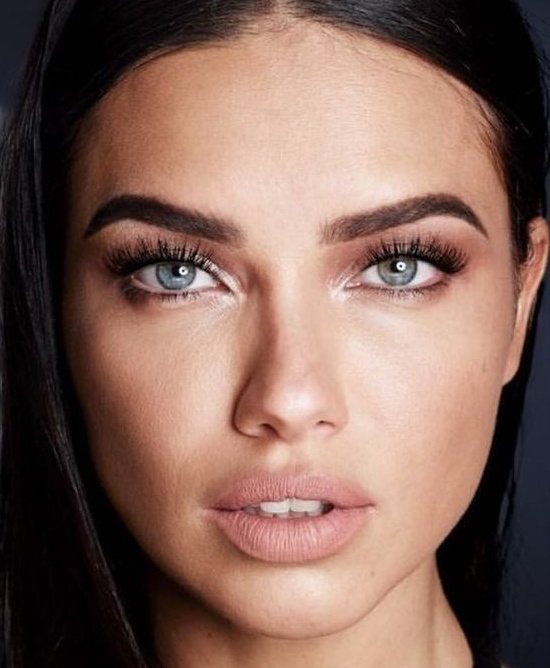
#> input picture test/Adriana Lima.jpg, 550 x 668 px
$ python main.py --path ../test
#> lines starting #> are read from the running program, lines starting #| are printed output that depends on the picture
### src/eigen.py
import cv2
import os
import json
try:
    import cupy as np
except ImportError:
    import numpy as np


def load_images(filepath):
    files = []
    for folder in os.listdir(filepath):
        folder_path = os.path.join(filepath, folder)
        try:
            for idx, img in zip(range(3), os.listdir(folder_path)):
                img_path = os.path.join(folder_path, img)
                files.append(img_path)
        except NotADirectoryError:
            files.append(folder_path)
    with open("data/images.json", "w+") as f:
        json.dump(files, f)
    images = np.array([load_image(i) for i in files if i.endswith(".jpg")])
    return images


def load_image(file):
    # langkah 1
#> called with file = '../test/Adriana Lima.jpg'
    img = cv2.imread(file, cv2.IMREAD_GRAYSCALE)
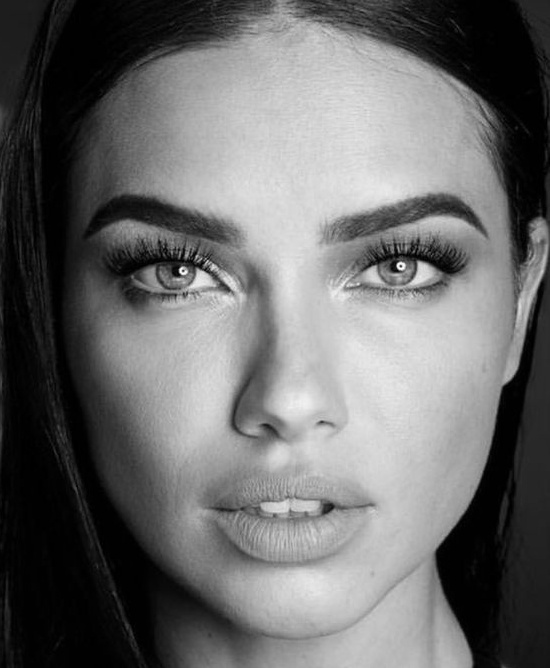
#> img: shape (668, 550); min 0, max 255, mean 106.7
    if img is None:
        raise AttributeError("Invalid image! " + file)
    img = cv2.resize(img, (256, 256))
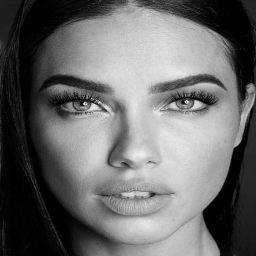
#> img: shape (256, 256); min 0, max 243, mean 106.6
    img = img.flatten()
    return img


# [13 lines left out: functions process_image, mean_images, not called in this run]


def get_cov(imgs):
    # langkah 4
    return imgs @ imgs.T


def norm(matrix):
    return np.sqrt(np.sum(np.square(matrix)))


# [77 lines left out: functions qr_decom, eig, linear_combination, euclidean_distance, not called in this run]


# [21 lines that do not run on import are left out]

### src/main.py
import argparse
import os
import eigen
import json
try:
    import cupy as np
except ImportError:
    import numpy as np


def _dir_path(dir_path):
    if os.path.isdir(dir_path):
        return dir_path
    else:
        raise NotADirectoryError(dir_path)


def load_training_data(filename):
    _eigenvector = np.load(filename + "_eigenvector.npy")
    _eigenface = np.load(filename + "_eigenface.npy")
    _mean = np.load(filename + "_mean.npy")
    # _mean = _mean.reshape(256 * 256, 1)
    _weights = np.load(filename + "_weights.npy")
    return _eigenvector, _eigenface, _mean, _weights


def save_training_data(filename, m, egf, egv, w):
    np.save(filename + "_mean", m)
    np.save(filename + "_eigenface", egf)
    np.save(filename + "_eigenvector", egv)
    np.save(filename + "_weights", w)


def get_path():
    parser = argparse.ArgumentParser()
    parser.add_argument("-p", "--path", help="path to image folder", required=True, type=_dir_path)
    args = parser.parse_args()
    return args.path


def generate_training_data(image_dir, filename):
    images = eigen.load_images(image_dir)
#> call 2 of load_image, with file = '../test/Keanu Reeves.jpg'
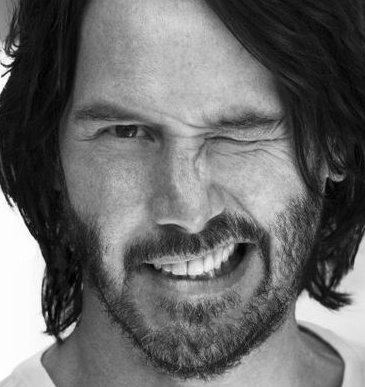
#> input picture test/Keanu Reeves.jpg, 365 x 387 px
#> in load_image, img is the input picture: shape (387, 365); min 0, max 255, mean 106.1
#> in load_image (call 2), `img = cv2.resize(img, (256, 256))`:
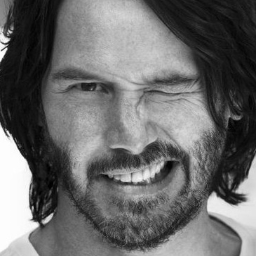
#> img: shape (256, 256); min 0, max 255, mean 105.9
    total_images = images.shape[0]
    _mean, normalized = eigen.mean_images(images)

    # langkah 4
    cov_images = eigen.get_cov(normalized)

    # langkah 5
    _, _eigenvector = eigen.eig(cov_images, normalized)
    print(f"Estimated eigenvector file size: {_eigenvector.nbytes / 1024 / 1024} MB")

    # langkah 6
    k = total_images // 3
    _eigenface = np.array([], dtype=np.float32)
    for i, vector in zip(range(k), _eigenvector.T):
        face = normalized.T.dot(vector)
        face /= eigen.norm(face)
        _eigenface = np.append(_eigenface, face)
    _eigenface = _eigenface.reshape((k, 65536))
    print(f"Estimated eigenface file size: {_eigenface.nbytes / 1024 / 1024} MB")
    _weights = normalized @ _eigenface.T
    print(f"Estimated weight file size: {_weights.nbytes / 1024 / 1024} MB")
    save_training_data(filename, _mean, _eigenface, _eigenvector, _weights)


if __name__ == "__main__":
    data_filename = r"data/training_data"
    path = get_path()
    if not (os.path.isfile(data_filename + "_eigenface.npy")
            and os.path.isfile(data_filename + "_mean.npy")
            and os.path.isfile(data_filename + "_eigenvector.npy")
            and os.path.isfile(data_filename + "_weights.npy")):
        print("Dataset not found! Generating new file...")
        generate_training_data(path, data_filename)
#> (the call stopped at in load_images, `images = np.array([load_image(i) for i in files if i.endswith(".jpg")])`: cupy is not available in this run)
        print("Dataset successfully generated.")
    else:
        print("Dataset found! Loading dataset...")

    eigenvector, eigenface, mean, weights = load_training_data(data_filename)
#> (the run stopped early here; a loop or call above may not have finished)
